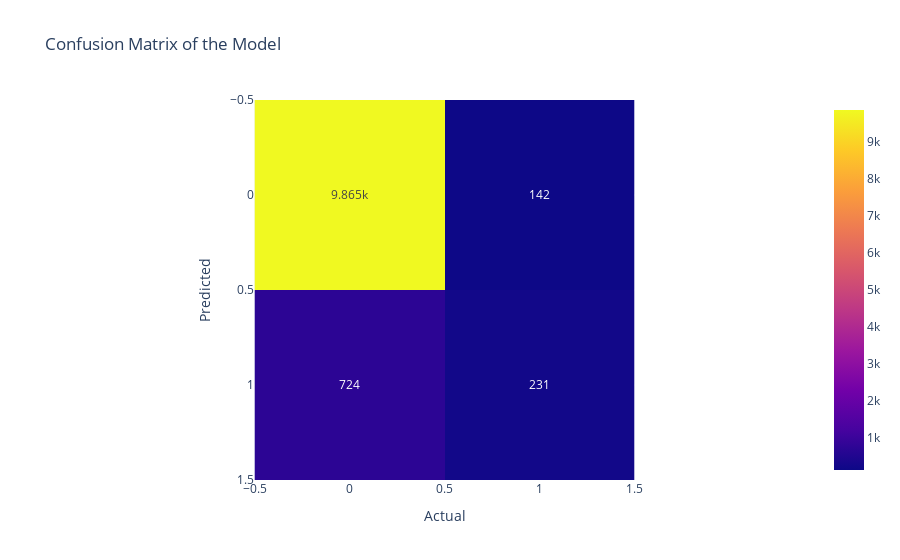

Notebook code cell kept with this figure:
### Markdown cell above
## `1. Original Data :`

### Code cell
from sklearn.neighbors import KNeighborsClassifier
knn = KNeighborsClassifier(n_neighbors=3)
knn.fit(X_train,y_train)
y_pred=knn.predict(X_test)
print(f"Training Accuracy : {round((knn.score(X_train, y_train))*100,2)}%")
print(f"Testing Accuracy : {round((knn.score(X_test, y_test))*100,2)}%")
cm = confusion_matrix(y_test, y_pred)
fig = px.imshow(cm,text_auto=True, title='Confusion Matrix of the Model')
fig.update_layout(xaxis_title='Actual', yaxis_title='Predicted')

### Figure 1 — Plotly figure (JSON) as saved in the notebook; plotly's stock layout.template omitted (floating-point values rounded to 4 significant figures)
{"data": [{"coloraxis": "coloraxis", "hovertemplate": "x: %{x}<br>y: %{y}<br>color: %{z}<extra></extra>", "name": "0", "texttemplate": "%{z}", "type": "heatmap", "xaxis": "x", "yaxis": "y", "z": [[9865, 142], [724, 231]]}], "layout": {"coloraxis": {"colorscale": [[0, "#0d0887"], [0.1111, "#46039f"], [0.2222, "#7201a8"], [0.3333, "#9c179e"], [0.4444, "#bd3786"], [0.5556, "#d8576b"], [0.6667, "#ed7953"], [0.7778, "#fb9f3a"], [0.8889, "#fdca26"], [1, "#f0f921"]]}, "title": {"text": "Confusion Matrix of the Model"}, "xaxis": {"anchor": "y", "constrain": "domain", "domain": [0, 1], "scaleanchor": "y", "title": {"text": "Actual"}}, "yaxis": {"anchor": "x", "autorange": "reversed", "constrain": "domain", "domain": [0, 1], "title": {"text": "Predicted"}}}}
